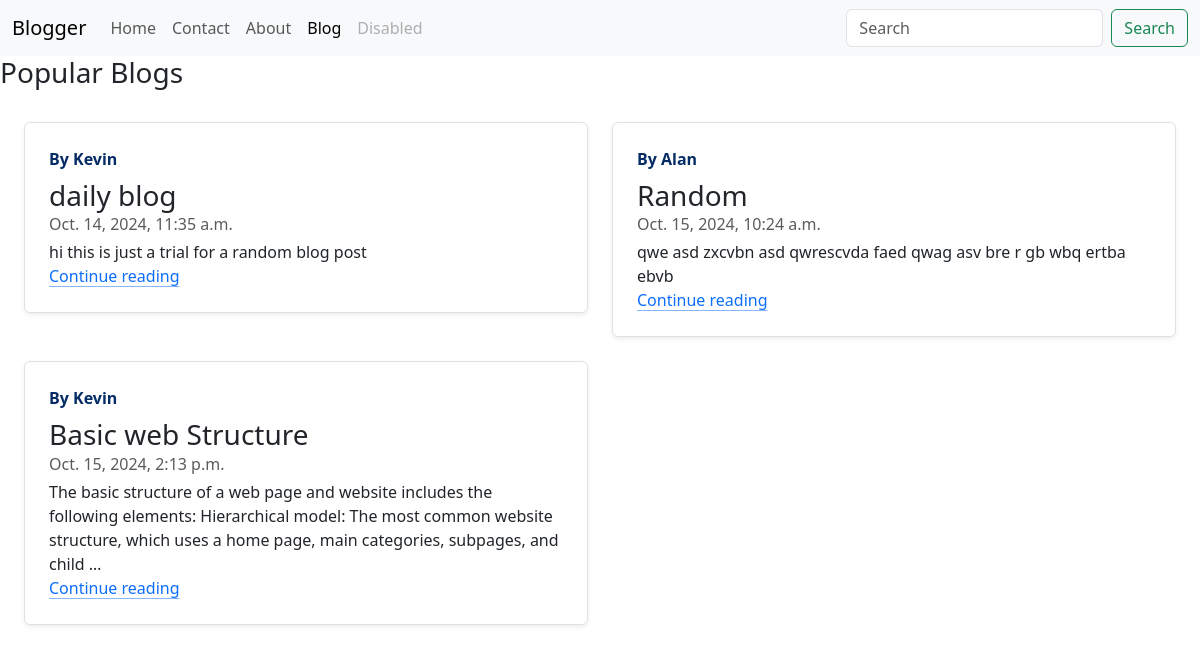
Screenshot of /blog/ with the database file from the repository.
### blog/models.py (models this page shows, shortened)
class post(models.Model):
    Sno = models.AutoField(primary_key=True)
    author = models.CharField(max_length=100)
    title = models.CharField(max_length=150)
    slug = models.CharField(max_length=40)
    timestamp = models.DateTimeField(blank=True)
    content = models.TextField()

### blog/views.py (the view)
# urls.py: path('', views.blogpage ,name="blogpage"),
def blogpage(request):
    allposts = post.objects.all()
    context = {'allposts': allposts}
    return render(request, 'blog/blogpage.html',context)

### templates/blog/blogpage.html
{% extends "base.html" %} {% block title %}Blog-Page{% endblock title %}
{% block Blogactive %} active {% endblock Blogactive %} {% block body %}
<h3>Popular Blogs</h3>
<div class="row mb-2 p-4">
  {% for post in allposts %}
  <div class="col-md-6">
    <div
      class="row g-0 border rounded overflow-hidden flex-md-row mb-4 shadow-sm h-md-250 position-relative"
    >
      <div class="col p-4 d-flex flex-column position-static">
        <strong class="d-inline-block mb-2 text-primary-emphasis"
          >By {{ post.author }}</strong
        >
        <h3 class="mb-0">{{ post.title }}</h3>
        <div class="mb-1 text-body-secondary">{{ post.timestamp }}</div>
        <p class="card-text mb-auto">{{ post.content|truncatewords:30 }}</p>
        <a
          href="/blog/{{ post.slug }}"
          class="icon-link gap-1 icon-link-hover stretched-link"
        >
          Continue reading
          <svg class="bi"><use xlink:href="#chevron-right"></use></svg>
        </a>
      </div>
    </div>
  </div>
  {% endfor %}
</div>
{% endblock body %}

### templates/base.html (shortened to what this page needs)
<!doctype html>
<html lang="en">
  <head>
    <link href="https://cdn.jsdelivr.net/npm/bootstrap@5.3.3/dist/css/bootstrap.min.css" rel="stylesheet">
  </head>
  <body>
    <nav class="navbar navbar-expand-lg bg-body-tertiary">
      <div class="container-fluid">
        <a class="navbar-brand" href="#">Blogger</a>
        <div class="collapse navbar-collapse" id="navbarSupportedContent">
          <ul class="navbar-nav me-auto mb-2 mb-lg-0">
            <li class="nav-item">
              <a class="nav-link {% block homeactive %}{% endblock homeactive %}"  href="/">Home</a>
            </li>
            <li class="nav-item">
              <a class="nav-link {% block contactactive %}{% endblock contactactive %}" href="/contact">Contact</a>
            </li>
            <li class="nav-item">
              <a class="nav-link {% block aboutactive %}{% endblock aboutactive %}" href="/about">About</a>
            </li>
            <li class="nav-item">
              <a class="nav-link {% block Blogactive %}{% endblock Blogactive %}" href="/blog">Blog</a>
            </li>
            <li class="nav-item">
              <a class="nav-link disabled" aria-disabled="true">Disabled</a>
            </li>
          </ul>
          <form class="d-flex" role="search" action="{% url 'search' %}" method="GET">
            <input class="form-control me-2" type="search" placeholder="Search" aria-label="Search" name="query" id="query">
            <button class="btn btn-outline-success" type="submit">Search</button>
        </form>
        </div>
      </div>
    </nav>
    {% block body %}{% endblock body %}
  </body>
</html>

### rows the page displays
post: author "Kevin", title "daily blog", timestamp "Oct. 14, 2024, 11:35 a.m.", content "hi this is just a trial for a random blog post"
post: author "Alan", title "Random", timestamp "Oct. 15, 2024, 10:24 a.m.", content "qwe asd zxcvbn asd qwrescvda faed qwag asv bre r gb wbq ertba ebvb"
post: author "Kevin", title "Basic web Structure", timestamp "Oct. 15, 2024, 2:13 p.m.", content "The basic structure of a web page and website includes the following elements: Hierarchical model: The most common website structure, which uses a home page, main categories, subpages, and child …"
